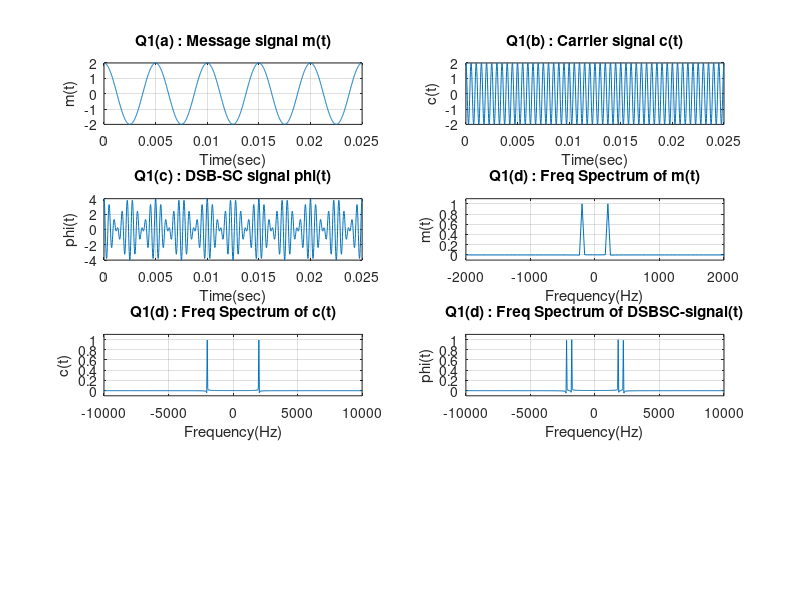

This chart was generated by the following MATLAB code: (Note: this script raises an error after producing the figure.)
clc;clear;close all;

fm = 200;
fc = 2000;
Ac = 2;
Am = 2;
Sampling_rate = 50000;

% question 1 part (a)

t = 0:1/Sampling_rate:5/200;
message_signal = Am*cos(2*pi*fm*t);
subplot(4,2,1);
plot(t,message_signal);
grid on;
xlabel("Time(sec)");
ylabel("m(t)");
title("Q1(a) : Message signal m(t)");
axis([0,5/200,-2,2]);

% question 1 part (b)

carrier_signal = Ac*cos(2*pi*fc*t);
subplot(4,2,2);
plot(t,carrier_signal);
grid on;
xlabel("Time(sec)");
ylabel("c(t)");
title("Q1(b) : Carrier signal c(t)");
axis([0,5/200,-2,2]);


% question 1 part (c)

DSBSC_signal = message_signal.*carrier_signal;
subplot(4,2,3);
plot(t,DSBSC_signal);
grid on;
xlabel("Time(sec)");
ylabel("phi(t)");
title("Q1(c) : DSB-SC signal phi(t)");

% question 1 part (d)

freq = (-Sampling_rate/2:40:Sampling_rate/2);
mt_final = fftshift(fft(message_signal));
ct_final = fftshift(fft(carrier_signal));
DSBSC_final = fftshift(fft(DSBSC_signal));

subplot(4,2,4);
plot(freq,mt_final/length(freq));
grid on;
title("Q1(d) : Freq Spectrum of m(t)");
xlabel("Frequency(Hz)");
ylabel("m(t)");
axis([-2000,2000,-0.1,1.1]);

subplot(4,2,5);
plot(freq,ct_final/length(freq));
grid on;
title("Q1(d) : Freq Spectrum of c(t)");
xlabel("Frequency(Hz)");
ylabel("c(t)");
axis([-10000,10000,-0.1,1.1]);

subplot(4,2,6);
plot(freq,DSBSC_final/length(freq));
grid on;
title("Q1(d) : Freq Spectrum of DSBSC-signal(t)");
xlabel("Frequency(Hz)");
ylabel("phi(t)");
axis([-10000,10000,-0.1,1.1]);

% question 1 part (e)

sync_demod_output = lowpass(DSBSC_signal .* carrier_signal,200,Sampling_rate);
sync_demod_output = (sync_demod_output/2);

subplot(4,2,7);
plot(t,sync_demod_output);
grid on;
title("Q1(e) : Sync. demod output");
xlabel("time(s)");
ylabel("sync-demod-output");

sync_demod_final = fftshift(fft(sync_demod_output));
subplot(4,2,8);
plot(freq,sync_demod_final/length(freq));
grid on;
title("Q1(e) : Freq Spectrum of sync. output");
xlabel("Frequency(Hz)");
ylabel("sync-demod-output");
axis([-2000,2000,-0.1,1.1]);

